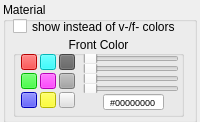
<?xml version="1.0" encoding="UTF-8"?>
<ui version="4.0">
 <class>propMaterial</class>
 <widget class="QWidget" name="propMaterial">
  <property name="geometry">
   <rect>
    <x>0</x>
    <y>0</y>
    <width>200</width>
    <height>122</height>
   </rect>
  </property>
  <property name="minimumSize">
   <size>
    <width>0</width>
    <height>122</height>
   </size>
  </property>
  <property name="maximumSize">
   <size>
    <width>16777215</width>
    <height>122</height>
   </size>
  </property>
  <property name="windowTitle">
   <string>Form</string>
  </property>
  <widget class="QGroupBox" name="material">
   <property name="geometry">
    <rect>
     <x>3</x>
     <y>2</y>
     <width>194</width>
     <height>121</height>
    </rect>
   </property>
   <property name="styleSheet">
    <string notr="true"/>
   </property>
   <property name="title">
    <string>Material</string>
   </property>
   <widget class="QGroupBox" name="colorGroup">
    <property name="geometry">
     <rect>
      <x>10</x>
      <y>34</y>
      <width>171</width>
      <height>81</height>
     </rect>
    </property>
    <property name="acceptDrops">
     <bool>false</bool>
    </property>
    <property name="title">
     <string>Front Color</string>
    </property>
    <property name="alignment">
     <set>Qt::AlignCenter</set>
    </property>
    <property name="flat">
     <bool>false</bool>
    </property>
    <widget class="QLineEdit" name="editRGBA">
     <property name="geometry">
      <rect>
       <x>90</x>
       <y>58</y>
       <width>61</width>
       <height>16</height>
      </rect>
     </property>
     <property name="font">
      <font>
       <pointsize>7</pointsize>
      </font>
     </property>
     <property name="toolTip">
      <string>#rrggbbaa</string>
     </property>
     <property name="text">
      <string>#00000000</string>
     </property>
     <property name="frame">
      <bool>true</bool>
     </property>
     <property name="echoMode">
      <enum>QLineEdit::Normal</enum>
     </property>
     <property name="alignment">
      <set>Qt::AlignCenter</set>
     </property>
     <property name="clearButtonEnabled">
      <bool>false</bool>
     </property>
    </widget>
    <widget class="QSlider" name="sliderG">
     <property name="geometry">
      <rect>
       <x>70</x>
       <y>28</y>
       <width>96</width>
       <height>9</height>
      </rect>
     </property>
     <property name="cursor">
      <cursorShape>PointingHandCursor</cursorShape>
     </property>
     <property name="toolTip">
      <string>green component</string>
     </property>
     <property name="styleSheet">
      <string notr="true"/>
     </property>
     <property name="maximum">
      <number>255</number>
     </property>
     <property name="orientation">
      <enum>Qt::Horizontal</enum>
     </property>
    </widget>
    <widget class="QSlider" name="sliderA">
     <property name="geometry">
      <rect>
       <x>70</x>
       <y>48</y>
       <width>96</width>
       <height>9</height>
      </rect>
     </property>
     <property name="cursor">
      <cursorShape>PointingHandCursor</cursorShape>
     </property>
     <property name="toolTip">
      <string>alpha component</string>
     </property>
     <property name="maximum">
      <number>255</number>
     </property>
     <property name="orientation">
      <enum>Qt::Horizontal</enum>
     </property>
    </widget>
    <widget class="QSlider" name="sliderB">
     <property name="geometry">
      <rect>
       <x>70</x>
       <y>38</y>
       <width>96</width>
       <height>9</height>
      </rect>
     </property>
     <property name="cursor">
      <cursorShape>PointingHandCursor</cursorShape>
     </property>
     <property name="toolTip">
      <string>blue component</string>
     </property>
     <property name="styleSheet">
      <string notr="true"/>
     </property>
     <property name="maximum">
      <number>255</number>
     </property>
     <property name="orientation">
      <enum>Qt::Horizontal</enum>
     </property>
    </widget>
    <widget class="QSlider" name="sliderR">
     <property name="geometry">
      <rect>
       <x>70</x>
       <y>18</y>
       <width>96</width>
       <height>9</height>
      </rect>
     </property>
     <property name="cursor">
      <cursorShape>PointingHandCursor</cursorShape>
     </property>
     <property name="toolTip">
      <string>red component</string>
     </property>
     <property name="accessibleName">
      <string>R</string>
     </property>
     <property name="autoFillBackground">
      <bool>false</bool>
     </property>
     <property name="styleSheet">
      <string notr="true"/>
     </property>
     <property name="maximum">
      <number>255</number>
     </property>
     <property name="orientation">
      <enum>Qt::Horizontal</enum>
     </property>
     <property name="invertedControls">
      <bool>false</bool>
     </property>
     <property name="tickPosition">
      <enum>QSlider::NoTicks</enum>
     </property>
    </widget>
    <widget class="QPushButton" name="preGrey">
     <property name="geometry">
      <rect>
       <x>46</x>
       <y>37</y>
       <width>16</width>
       <height>16</height>
      </rect>
     </property>
     <property name="sizePolicy">
      <sizepolicy hsizetype="Fixed" vsizetype="Fixed">
       <horstretch>0</horstretch>
       <verstretch>0</verstretch>
      </sizepolicy>
     </property>
     <property name="cursor">
      <cursorShape>PointingHandCursor</cursorShape>
     </property>
     <property name="styleSheet">
      <string notr="true">background-color: rgb(164, 164, 164);</string>
     </property>
     <property name="text">
      <string/>
     </property>
    </widget>
    <widget class="QPushButton" name="preRed">
     <property name="geometry">
      <rect>
       <x>8</x>
       <y>18</y>
       <width>16</width>
       <height>16</height>
      </rect>
     </property>
     <property name="sizePolicy">
      <sizepolicy hsizetype="Fixed" vsizetype="Fixed">
       <horstretch>0</horstretch>
       <verstretch>0</verstretch>
      </sizepolicy>
     </property>
     <property name="cursor">
      <cursorShape>PointingHandCursor</cursorShape>
     </property>
     <property name="autoFillBackground">
      <bool>false</bool>
     </property>
     <property name="styleSheet">
      <string notr="true">background-color: rgb(255, 0, 0);</string>
     </property>
     <property name="text">
      <string/>
     </property>
    </widget>
    <widget class="QPushButton" name="preBlack">
     <property name="geometry">
      <rect>
       <x>46</x>
       <y>18</y>
       <width>16</width>
       <height>16</height>
      </rect>
     </property>
     <property name="sizePolicy">
      <sizepolicy hsizetype="Fixed" vsizetype="Fixed">
       <horstretch>0</horstretch>
       <verstretch>0</verstretch>
      </sizepolicy>
     </property>
     <property name="cursor">
      <cursorShape>PointingHandCursor</cursorShape>
     </property>
     <property name="styleSheet">
      <string notr="true">background-color: rgb(96, 96, 96);</string>
     </property>
     <property name="text">
      <string/>
     </property>
    </widget>
    <widget class="QPushButton" name="preCyan">
     <property name="geometry">
      <rect>
       <x>27</x>
       <y>18</y>
       <width>16</width>
       <height>16</height>
      </rect>
     </property>
     <property name="sizePolicy">
      <sizepolicy hsizetype="Fixed" vsizetype="Fixed">
       <horstretch>0</horstretch>
       <verstretch>0</verstretch>
      </sizepolicy>
     </property>
     <property name="cursor">
      <cursorShape>PointingHandCursor</cursorShape>
     </property>
     <property name="styleSheet">
      <string notr="true">background-color: rgb(0, 255, 255);</string>
     </property>
     <property name="text">
      <string/>
     </property>
    </widget>
    <widget class="QPushButton" name="preBlue">
     <property name="geometry">
      <rect>
       <x>8</x>
       <y>56</y>
       <width>16</width>
       <height>16</height>
      </rect>
     </property>
     <property name="sizePolicy">
      <sizepolicy hsizetype="Fixed" vsizetype="Fixed">
       <horstretch>0</horstretch>
       <verstretch>0</verstretch>
      </sizepolicy>
     </property>
     <property name="cursor">
      <cursorShape>PointingHandCursor</cursorShape>
     </property>
     <property name="styleSheet">
      <string notr="true">background-color: rgb(0, 0, 255);</string>
     </property>
     <property name="text">
      <string/>
     </property>
    </widget>
    <widget class="QPushButton" name="preMagenta">
     <property name="geometry">
      <rect>
       <x>27</x>
       <y>37</y>
       <width>16</width>
       <height>16</height>
      </rect>
     </property>
     <property name="sizePolicy">
      <sizepolicy hsizetype="Fixed" vsizetype="Fixed">
       <horstretch>0</horstretch>
       <verstretch>0</verstretch>
      </sizepolicy>
     </property>
     <property name="cursor">
      <cursorShape>PointingHandCursor</cursorShape>
     </property>
     <property name="styleSheet">
      <string notr="true">background-color: rgb(255, 0, 255 );</string>
     </property>
     <property name="text">
      <string/>
     </property>
    </widget>
    <widget class="QPushButton" name="preYellow">
     <property name="geometry">
      <rect>
       <x>27</x>
       <y>56</y>
       <width>16</width>
       <height>16</height>
      </rect>
     </property>
     <property name="sizePolicy">
      <sizepolicy hsizetype="Fixed" vsizetype="Fixed">
       <horstretch>0</horstretch>
       <verstretch>0</verstretch>
      </sizepolicy>
     </property>
     <property name="cursor">
      <cursorShape>PointingHandCursor</cursorShape>
     </property>
     <property name="styleSheet">
      <string notr="true">background-color: rgb(255, 255, 0);</string>
     </property>
     <property name="text">
      <string/>
     </property>
    </widget>
    <widget class="QPushButton" name="preWhite">
     <property name="geometry">
      <rect>
       <x>46</x>
       <y>56</y>
       <width>16</width>
       <height>16</height>
      </rect>
     </property>
     <property name="sizePolicy">
      <sizepolicy hsizetype="Fixed" vsizetype="Fixed">
       <horstretch>0</horstretch>
       <verstretch>0</verstretch>
      </sizepolicy>
     </property>
     <property name="cursor">
      <cursorShape>PointingHandCursor</cursorShape>
     </property>
     <property name="styleSheet">
      <string notr="true">background-color: rgb(224, 224, 224);</string>
     </property>
     <property name="text">
      <string/>
     </property>
    </widget>
    <widget class="QPushButton" name="preGreen">
     <property name="geometry">
      <rect>
       <x>8</x>
       <y>37</y>
       <width>16</width>
       <height>16</height>
      </rect>
     </property>
     <property name="sizePolicy">
      <sizepolicy hsizetype="Fixed" vsizetype="Fixed">
       <horstretch>0</horstretch>
       <verstretch>0</verstretch>
      </sizepolicy>
     </property>
     <property name="cursor">
      <cursorShape>PointingHandCursor</cursorShape>
     </property>
     <property name="styleSheet">
      <string notr="true">background-color: rgb(0, 255, 0);</string>
     </property>
     <property name="text">
      <string/>
     </property>
    </widget>
   </widget>
   <widget class="QCheckBox" name="checkShow">
    <property name="geometry">
     <rect>
      <x>10</x>
      <y>16</y>
      <width>171</width>
      <height>17</height>
     </rect>
    </property>
    <property name="text">
     <string>show instead of v-/f- colors</string>
    </property>
   </widget>
  </widget>
 </widget>
 <resources/>
 <connections>
  <connection>
   <sender>sliderR</sender>
   <signal>valueChanged(int)</signal>
   <receiver>propMaterial</receiver>
   <slot>rValueChanged(int)</slot>
   <hints>
    <hint type="sourcelabel">
     <x>130</x>
     <y>136</y>
    </hint>
    <hint type="destinationlabel">
     <x>99</x>
     <y>149</y>
    </hint>
   </hints>
  </connection>
  <connection>
   <sender>sliderG</sender>
   <signal>valueChanged(int)</signal>
   <receiver>propMaterial</receiver>
   <slot>gValueChanged(int)</slot>
   <hints>
    <hint type="sourcelabel">
     <x>130</x>
     <y>146</y>
    </hint>
    <hint type="destinationlabel">
     <x>99</x>
     <y>149</y>
    </hint>
   </hints>
  </connection>
  <connection>
   <sender>sliderB</sender>
   <signal>valueChanged(int)</signal>
   <receiver>propMaterial</receiver>
   <slot>bValueChanged(int)</slot>
   <hints>
    <hint type="sourcelabel">
     <x>130</x>
     <y>156</y>
    </hint>
    <hint type="destinationlabel">
     <x>99</x>
     <y>149</y>
    </hint>
   </hints>
  </connection>
  <connection>
   <sender>sliderA</sender>
   <signal>valueChanged(int)</signal>
   <receiver>propMaterial</receiver>
   <slot>aValueChanged(int)</slot>
   <hints>
    <hint type="sourcelabel">
     <x>130</x>
     <y>166</y>
    </hint>
    <hint type="destinationlabel">
     <x>99</x>
     <y>149</y>
    </hint>
   </hints>
  </connection>
  <connection>
   <sender>editRGBA</sender>
   <signal>textChanged(QString)</signal>
   <receiver>propMaterial</receiver>
   <slot>rgbaTextChanged(QString)</slot>
   <hints>
    <hint type="sourcelabel">
     <x>133</x>
     <y>179</y>
    </hint>
    <hint type="destinationlabel">
     <x>99</x>
     <y>149</y>
    </hint>
   </hints>
  </connection>
  <connection>
   <sender>preBlack</sender>
   <signal>clicked()</signal>
   <receiver>propMaterial</receiver>
   <slot>colorButtonClicked()</slot>
   <hints>
    <hint type="sourcelabel">
     <x>66</x>
     <y>139</y>
    </hint>
    <hint type="destinationlabel">
     <x>99</x>
     <y>149</y>
    </hint>
   </hints>
  </connection>
  <connection>
   <sender>preBlue</sender>
   <signal>clicked()</signal>
   <receiver>propMaterial</receiver>
   <slot>colorButtonClicked()</slot>
   <hints>
    <hint type="sourcelabel">
     <x>28</x>
     <y>177</y>
    </hint>
    <hint type="destinationlabel">
     <x>99</x>
     <y>149</y>
    </hint>
   </hints>
  </connection>
  <connection>
   <sender>preCyan</sender>
   <signal>clicked()</signal>
   <receiver>propMaterial</receiver>
   <slot>colorButtonClicked()</slot>
   <hints>
    <hint type="sourcelabel">
     <x>47</x>
     <y>139</y>
    </hint>
    <hint type="destinationlabel">
     <x>99</x>
     <y>149</y>
    </hint>
   </hints>
  </connection>
  <connection>
   <sender>preGreen</sender>
   <signal>clicked()</signal>
   <receiver>propMaterial</receiver>
   <slot>colorButtonClicked()</slot>
   <hints>
    <hint type="sourcelabel">
     <x>28</x>
     <y>158</y>
    </hint>
    <hint type="destinationlabel">
     <x>99</x>
     <y>149</y>
    </hint>
   </hints>
  </connection>
  <connection>
   <sender>preGrey</sender>
   <signal>clicked()</signal>
   <receiver>propMaterial</receiver>
   <slot>colorButtonClicked()</slot>
   <hints>
    <hint type="sourcelabel">
     <x>66</x>
     <y>158</y>
    </hint>
    <hint type="destinationlabel">
     <x>99</x>
     <y>149</y>
    </hint>
   </hints>
  </connection>
  <connection>
   <sender>preMagenta</sender>
   <signal>clicked()</signal>
   <receiver>propMaterial</receiver>
   <slot>colorButtonClicked()</slot>
   <hints>
    <hint type="sourcelabel">
     <x>47</x>
     <y>158</y>
    </hint>
    <hint type="destinationlabel">
     <x>99</x>
     <y>149</y>
    </hint>
   </hints>
  </connection>
  <connection>
   <sender>preRed</sender>
   <signal>clicked()</signal>
   <receiver>propMaterial</receiver>
   <slot>colorButtonClicked()</slot>
   <hints>
    <hint type="sourcelabel">
     <x>28</x>
     <y>139</y>
    </hint>
    <hint type="destinationlabel">
     <x>99</x>
     <y>149</y>
    </hint>
   </hints>
  </connection>
  <connection>
   <sender>preWhite</sender>
   <signal>clicked()</signal>
   <receiver>propMaterial</receiver>
   <slot>colorButtonClicked()</slot>
   <hints>
    <hint type="sourcelabel">
     <x>66</x>
     <y>177</y>
    </hint>
    <hint type="destinationlabel">
     <x>99</x>
     <y>149</y>
    </hint>
   </hints>
  </connection>
  <connection>
   <sender>preYellow</sender>
   <signal>clicked()</signal>
   <receiver>propMaterial</receiver>
   <slot>colorButtonClicked()</slot>
   <hints>
    <hint type="sourcelabel">
     <x>47</x>
     <y>177</y>
    </hint>
    <hint type="destinationlabel">
     <x>99</x>
     <y>149</y>
    </hint>
   </hints>
  </connection>
  <connection>
   <sender>checkShow</sender>
   <signal>stateChanged(int)</signal>
   <receiver>propMaterial</receiver>
   <slot>checkShowClicked(int)</slot>
   <hints>
    <hint type="sourcelabel">
     <x>98</x>
     <y>104</y>
    </hint>
    <hint type="destinationlabel">
     <x>99</x>
     <y>149</y>
    </hint>
   </hints>
  </connection>
 </connections>
 <slots>
  <slot>rValueChanged(int)</slot>
  <slot>gValueChanged(int)</slot>
  <slot>bValueChanged(int)</slot>
  <slot>aValueChanged(int)</slot>
  <slot>rgbaTextChanged(QString)</slot>
  <slot>meshColorChanged(QColor)</slot>
  <slot>colorButtonClicked()</slot>
  <slot>checkShowClicked(int)</slot>
 </slots>
</ui>
